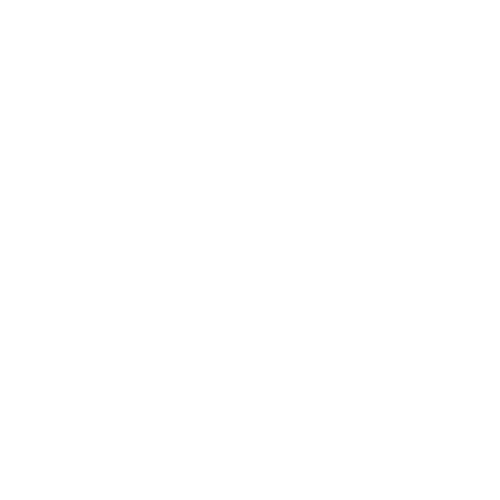
Frame 1 (no input)
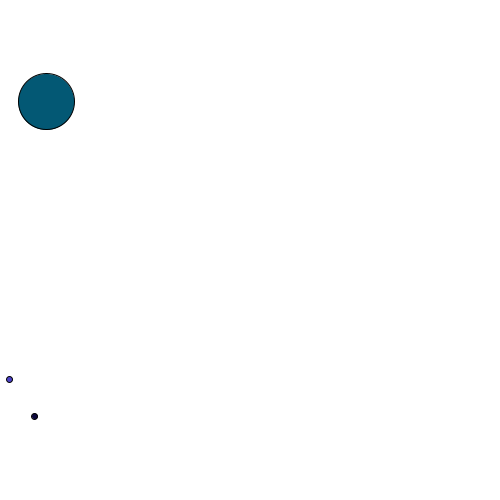
Frame 60 (the mouse pressed at the canvas centre just before this capture)
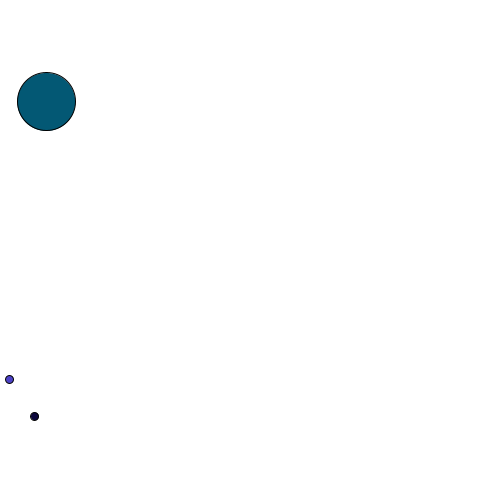
Frame 120 (the mouse held since frame 60 and released just before this capture)

The Processing sketch that drew these frames (run headless with seeded random() and noise(); from frame 60 on, the mouse is pressed at the canvas centre):

// Processing sketch: processing_118466
// ── processing_118466.pde

Ball ball1;
Ball ball2;
Ball ball3;

void setup() {
  size(500, 500);
  smooth();
  ball1 = new Ball();
  ball2 = new Ball();
  ball3 = new Ball();
}

void draw() {
  background(255);
  ball1.display();
  ball1.grow();
  ball2.display();
  ball2.grow();
  ball3.display();
  ball3.grow();
  if (ball1.intersect(ball2)) {
    color c = color(random(255), random(255), random(255));
    ball1.resetMe();
    ball2.resetMe();
  }
  if (ball2.intersect(ball3)) {
    color c = color(random(255), random(255), random(255));
    ball2.resetMe();
    ball3.resetMe();
  }
  if (ball1.intersect(ball3)) {
    color c = color(random(255), random(255), random(255));
    ball1.resetMe();
    ball3.resetMe();
  }
  if (mousePressed == true) {
    ball1.pause();
    ball2.pause();
    ball3.pause();
  }
}



//an attempt at making the mouse press pause the function which did not work

class Ball {
  float rad;
  float x = random(500);
  float y = random(500);
  float r = 0;
  float g = 0;
  float b = 0;

  Ball() {
  }
  void display() {
    fill(r, g, b);
    ellipse(x, y, rad*2, rad*2);
  }
  void grow() {
    rad = rad + 1;
  }
  boolean intersect(Ball b) {
    float distance = dist(x, y, b.x, b.y);
    if (distance < rad + b.rad) {
      return true;
    } 
    else {
      return false;
    }
  }
  void resetMe() {
    rad = 0;    
    x = random(500);
    y = random(500);
    r = random(255);
    g = random(255);
    b = random(255);
  }
  void pause() {
    rad = rad - 1;
  }
}
